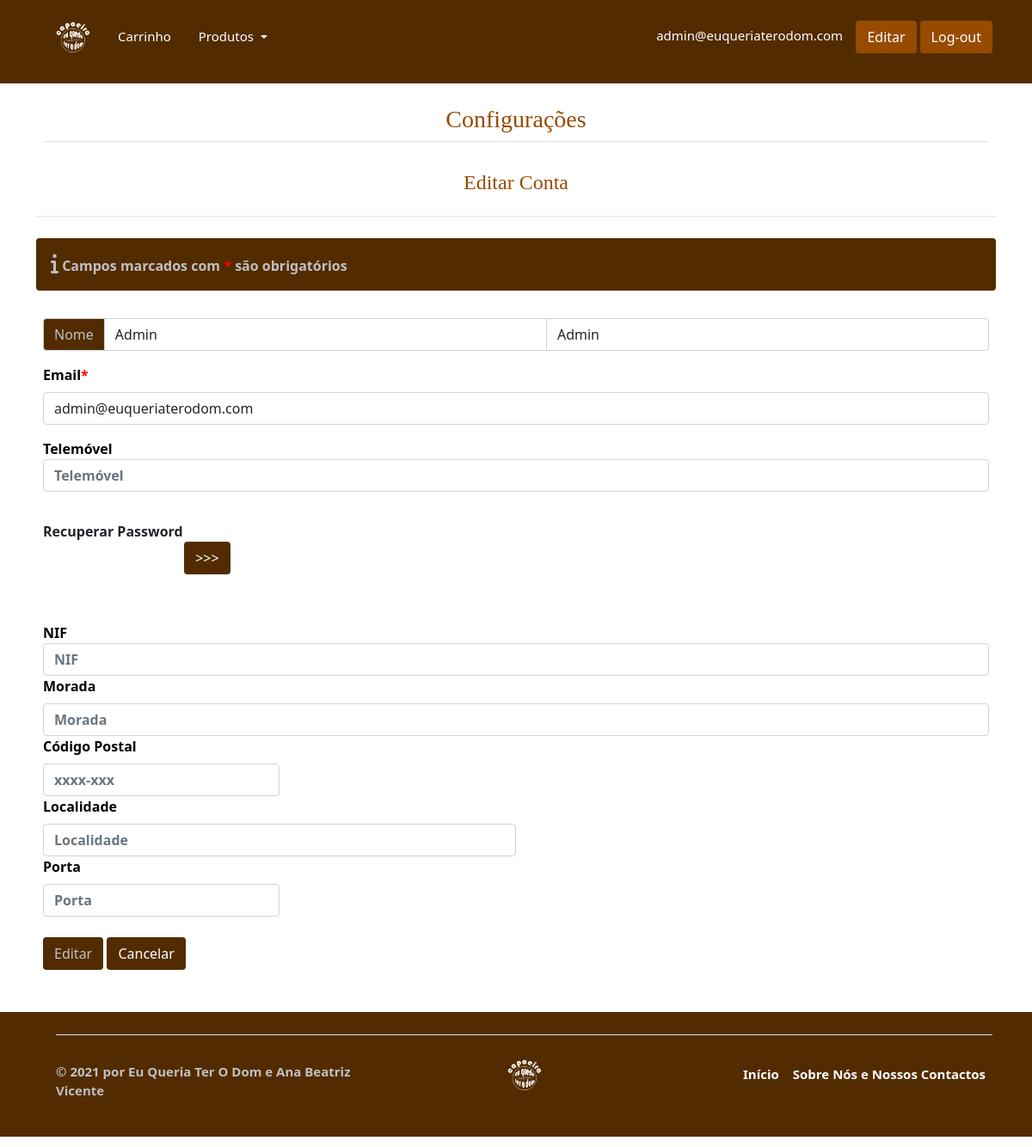
Before: /editar.php (signed in) with the older database file.
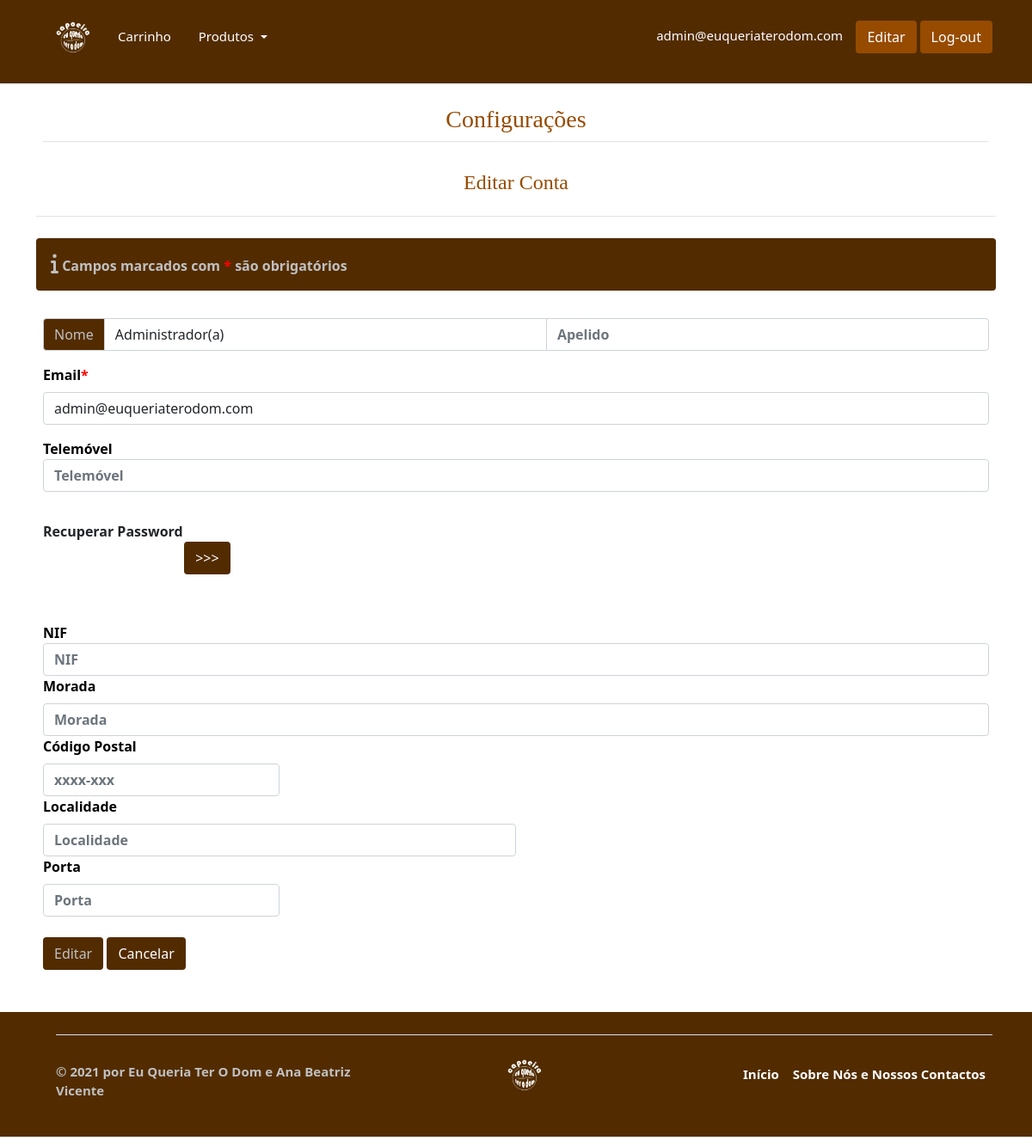
After: the same page with the newer database file.
### tables this page shows
CREATE TABLE utilizadores (
	ID  			INT NOT NULL AUTO_INCREMENT PRIMARY KEY,
	Tipo_ID			INT,
	Nome 			Varchar(255),
	Apelido         Varchar(255),
	Email 			Varchar(255) NOT NULL,
	`Password` 		Varchar(255) NOT NULL,
	Telemovel       INT,
	NIF             INT,
	Morada			Varchar(255),
	CodPostal		Varchar(255),
	Localidade		Varchar(255),
	Porta           Varchar(255),
	EstadoConta     INT DEFAULT 0,
	token 			Varchar(50),
	
	FOREIGN KEY (Tipo_ID) REFERENCES tipos_utilizador(ID)
);

### inc/database.php (called while the page is built, shortened)
<?php
	function GetUtilizador($ID)
	{
		$registo = null;
		try
		{
			$db = new PDO('mysql:host=' . DB_SERVER . ';dbname=' . DB_NAME . ';charset=utf8', DB_USER, DB_PASSWORD);
		}
		catch (PDOException $e)
		{
			echo "Ocorreu o seguinte erro: " . $e->getMessage() . "<br/>";
			die();
		}
        $stmt = $db->prepare('SELECT * FROM utilizadores WHERE ID = ?');
        $stmt->bindValue(1, $ID, PDO::PARAM_INT);
		if ($stmt->execute())
		{
			$registo = $stmt->fetch();
		}
		return $registo;
	}
?>

### editar.php (the view, shortened to what this page needs)
<?php
	require_once 'inc/database.php';
?>
<!DOCTYPE html>
<html lang="pt">
<head>
	<?php require_once 'inc/header.php'; ?>
</head>
<body>
<?php require_once('inc/navbar.php'); ?>
<div class="margens">
	<h3 class="centro">Configurações</h3>
	<hr>
	<br>
    <div id="divEditarUser">
		<?php
			$utilizador = NULL;
			if ($_SERVER['REQUEST_METHOD'] == 'GET')
			{
				if (isset($_SESSION["Utilizador_ID"]))
				{
					if (is_numeric($_SESSION["Utilizador_ID"]))
					{
						$ID = (int) $_SESSION["Utilizador_ID"];
						$utilizador = GetUtilizador($ID);
					}
				}
			}
		?>
	<form id="formEditarUtilizadores" name="DadosUtilizadores" class="form form-horizontal row g-3" action="<?php echo $_SERVER['PHP_SELF']; ?>" method="POST" role="form">
		<h4 class="centro">Editar Conta</h4>
		<hr>
		<div class="alert castanho-escuro" role="alert">
			<i style='font-size:24px' class='fas'>&#xf129;</i>
			<strong>Campos marcados com <span style='color:#ff0000'>*</span> são obrigatórios</strong>
		</div>
		<div class="input-group <?php if (!empty($ErroNome)) { ?>has-error<?php } ?> <?php if (!empty($ErroApelido)) { ?>has-error<?php } ?>">
			<span class="input-group-text castanho-escuro">Nome</span>
			<input name="Nome" type="text" aria-label="First name" class="form-control" value="<?php if (!empty($utilizador['Nome'])) echo $utilizador['Nome']; ?>" maxlength="1000" class="form-control" placeholder="Nome">
			<input name="Apelido" type="text" aria-label="Last name" class="form-control" value="<?php if (!empty($utilizador['Apelido'])) echo $utilizador['Apelido']; ?>" maxlength="1000" class="form-control" placeholder="Apelido">
		</div>
		<div class="form-group <?php if (!empty($ErroEmail)) { ?>has-error<?php } ?>">
			<label for="inputEmail" class="form-label">Email<span style='color:#ff0000'>*</span></label>
			<input name="Email" type="email" class="form-control" id="inputEmail" placeholder="example@gmail.com" value="<?php if (!empty($utilizador['Email'])) echo $utilizador['Email']; ?>">
		</div>
		<div class="form-group <?php if (!empty($ErroTelemovel)) { ?>has-error<?php } ?>">
			<label for="telemovel" class="col-sm-2 control-label">Telemóvel</label>
			<div class="col-xs-2">
				<input type="text" name="Telemovel" value="<?php if (!empty($utilizador['Telemovel'])) echo $utilizador['Telemovel']; ?>" maxlength="9" class="form-control" placeholder="Telemóvel" />
			</div>
		</div>
		<br><br><br><br>
		<p>
			<b> Recuperar Password <b>
			<a class="btn castanho-escuro" href="recuperar-password.php"> >>> </a>
		</p>
		<br>
		<div class="form-group <?php if (!empty($ErroNIF)) { ?>has-error<?php } ?>">
			<label for="nif" class="col-sm-2 control-label">NIF</label>
			<div class="col-xs-2">
				<input type="text" name="NIF" value="<?php if (!empty($utilizador['NIF'])) echo $utilizador['NIF']; ?>" maxlength="100" class="form-control" placeholder="NIF" />
			</div>
		</div>
		<div class="form-group">
			<label for="inputMorada" class="form-label">Morada</label>
			<input name="Morada" type="text" class="form-control" id="inputMorada" placeholder="Morada" value="<?php if (!empty($utilizador['Morada'])) echo $utilizador['Morada']; ?>">
		</div>
		<div class="col-md-3">
			<label for="inputCodPostal" class="form-label">Código Postal</label>
			<input name="CodPostal" type="text" class="form-control" id="inputCodPostal" placeholder="xxxx-xxx" value="<?php if (!empty($utilizador['CodPostal'])) echo $utilizador['CodPostal']; ?>">
		</div>
		<div class="col-md-6">
			<label for="inputLocalidade" class="form-label">Localidade</label>
			<input name="Localidade" type="text" class="form-control" id="inputLocalidade" placeholder="Localidade" value="<?php if (!empty($utilizador['Localidade'])) echo $utilizador['Localidade']; ?>">
		</div>
		<div class="col-md-3">
			<label for="inputPorta" class="form-label">Porta</label>
			<input name="Porta" type="porta" class="form-control" id="inputPorta" placeholder="Porta" value="<?php if (!empty($utilizador['Porta'])) echo $utilizador['Porta']; ?>">
		</div>
		<div class="col-12">
			<button type="submit" class="btn castanho-escuro">Editar</button>
			<a class="btn castanho-escuro" href="index.php">Cancelar</a>
				</div>
	</form>
    </div>
</div>
	<?php require_once('inc/footer.php'); ?>
</body>
</html>

Changed rows visible on the page:
changed utilizadores "admin@euqueriaterodom.com": Nome "Admin" → "Administrador(a)"; Apelido "Admin" → (not shown)
